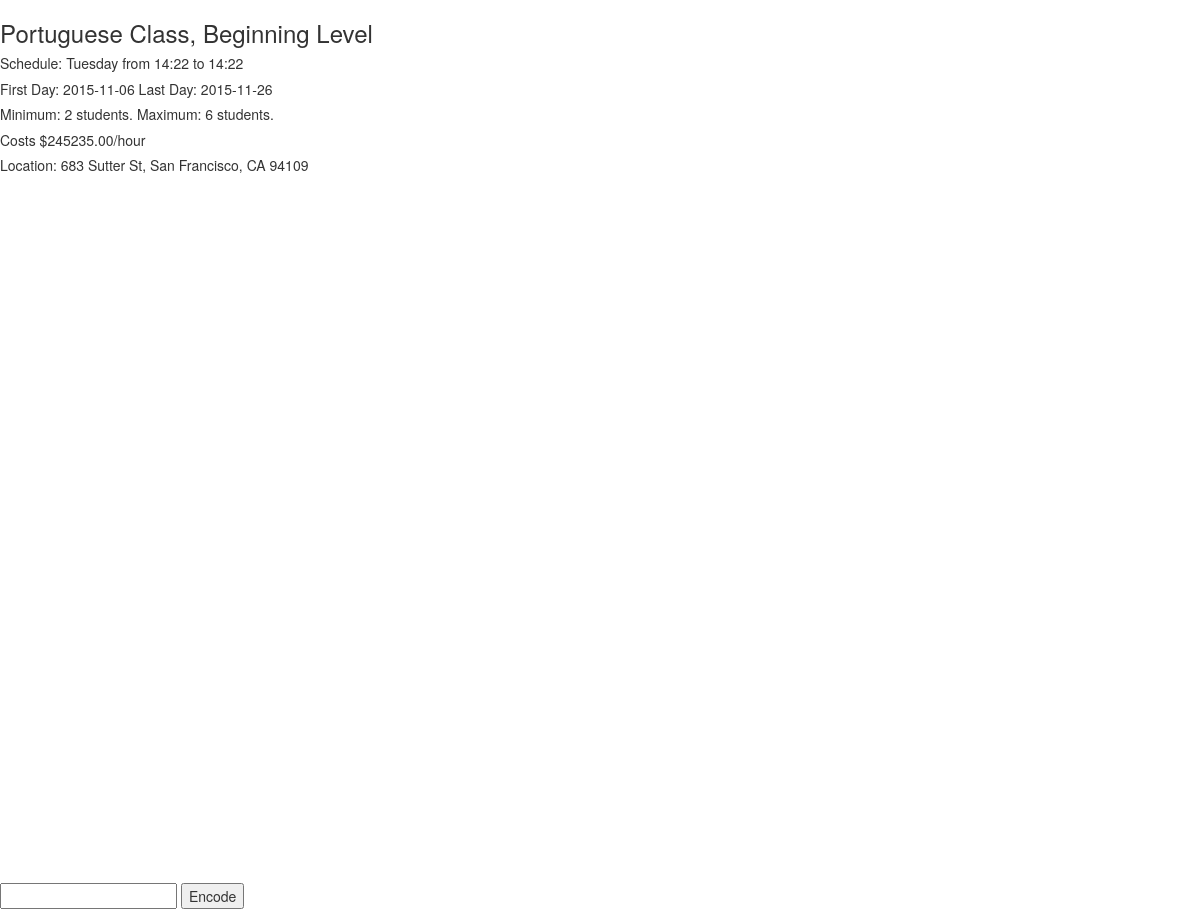
Page /class-info on the committed database.
### model.py (models this page shows, shortened)
class Classroom(db.Model):
    __tablename__ = "classes"
    class_id = db.Column(db.Integer, autoincrement=True, primary_key=True)
    language = db.Column(db.String(40), nullable=False)
    level = db.Column(db.String, nullable=False)
    cost = db.Column(db.Float, nullable=True)
    min_students = db.Column(db.Integer, nullable=False)
    max_students = db.Column(db.Integer, nullable=False)
    address = db.Column(db.String, nullable=True)
    class_days = db.Column(db.String, nullable=False)
    start_date = db.Column(db.String, nullable=False)
    end_date = db.Column(db.String, nullable=True)
    start_time = db.Column(db.String, nullable=False)
    end_time = db.Column(db.String, nullable=False)
    per_time = db.Column(db.String, nullable=False)

### server.py (the view)
@app.route('/class-info')
def class_info():
    all_classes = db.session.query(Classroom).first()
    return render_template("class-info.html", all_classes=all_classes)

### templates/class-info.html (shortened to what this page needs)
{% extends 'base.html' %}
{% block head %}
  <link rel="stylesheet" type="text/css" href="static/map.css">
{% endblock %}
{% block body %}
  <div>
    <h3>{{ all_classes.language }} Class, {{ all_classes.level }} Level</h3>
  </div>
  <div>
    <h5>Schedule: {{ all_classes.class_days }} from {{ all_classes.start_time }} to {{ all_classes.end_time }}</h5>
  </div>
  <div>
    <h5>First Day: {{ all_classes.start_date }} Last Day: {{ all_classes.end_date }}</h5>
  </div>
  <div>
    <h5>Minimum: {{ all_classes.min_students }} students. Maximum: {{ all_classes.max_students }} students.</h5>
  </div>
  <div>
    <h5>Costs ${{ all_classes.cost }}0/{{ all_classes.per_time }}</h5>
  </div>
  <div>
    <h5>Location: {{ all_classes.address }}</h5>
  </div>
  <div id="map" style="width: 700px; height: 700px"></div>
  <div>
    <input id="address" type="textbox" name="address">
    <input type="button" value="Encode" onclick="codeAddress()">
  </div>
{% endblock %}

### templates/base.html (shortened to what this page needs)
<!doctype html>
<html>
<head>
  <link href="https://maxcdn.bootstrapcdn.com/bootstrap/3.3.4/css/bootstrap.min.css" rel="stylesheet">
  <link href="/static/project.css" rel="stylesheet">
  {% block head %}
  {% endblock %}
</head>
<body>
  {% block body %}
  {% endblock %}
  </body>
</html>

### static/project.css (style rules this page uses)
#map { height: 50%; width: 50%; }

### static/map.css (style rules this page uses)
html, body { height: 100%; margin: 0; padding: 0; }
#map { height: 50%; width: 50%; }

### rows in the picture
Classroom: language "Portuguese", level "Beginning", class_days "Tuesday", start_time "14:22", end_time "14:22", start_date "2015-11-06", end_date "2015-11-26", min_students "2", max_students "6", cost "245235.0", per_time "hour", address "683 Sutter St, San Francisco, CA 94109"
